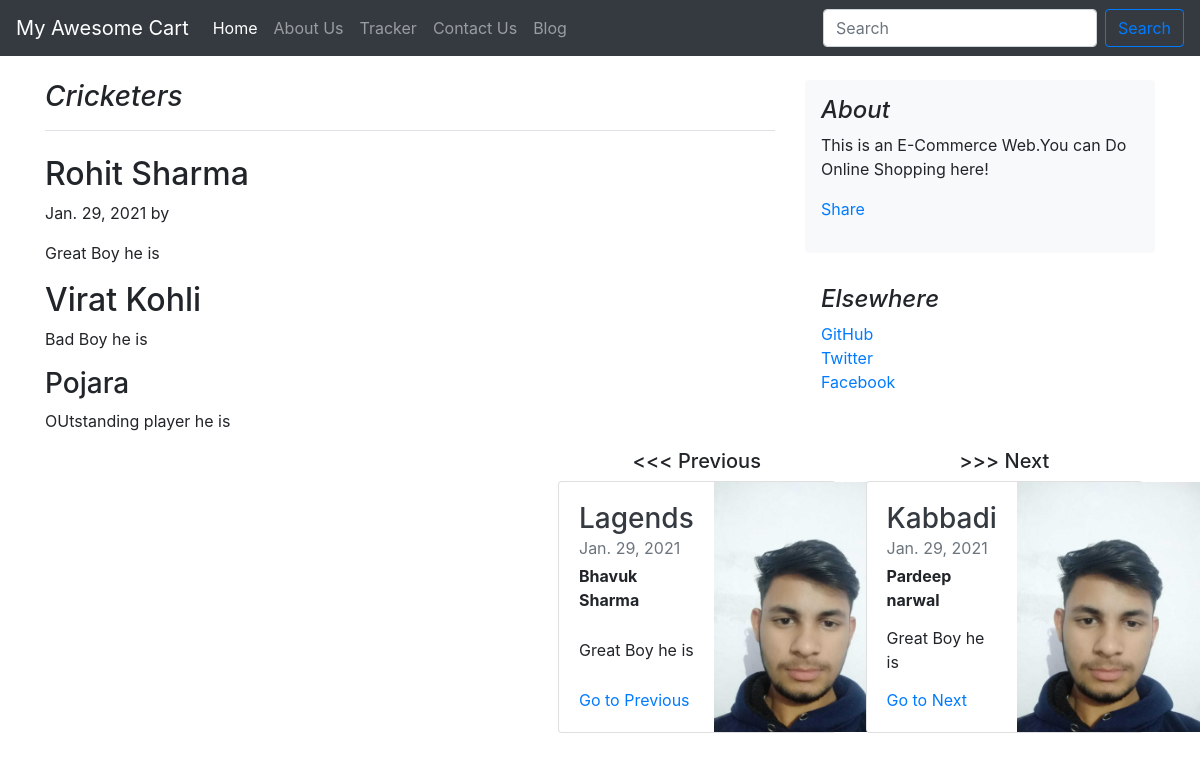
The app's page /blog/blogpost/2 with its own data.
### blog/models.py (models this page shows, shortened)
class Blogpost(models.Model):
    post_id = models.AutoField(primary_key=True)
    title =models.CharField(max_length=500,default="")
    head0 = models.CharField(max_length=500,default="")
    chead0 = models.CharField(max_length=5000,default="")
    head1 = models.CharField(max_length=500,default="")
    chead1 = models.CharField(max_length=5000,default="")
    head2 = models.CharField(max_length=500,default="")
    chead2 = models.CharField(max_length=5000,default="")
    pub_date = models.DateField()
    thumbnail = models.ImageField(upload_to="shop/images",default="")

### blog/views.py (the view)
# urls.py: path('blogpost/<int:myid>',views.blogPost,name='blogPost'),
def blogPost(request,myid):
    postid = myid
    cur = Blogpost.objects.filter(post_id=postid)[0]
    try:
        prev =  Blogpost.objects.filter(post_id=postid - 1)[0]
    except Exception as e:
        prev=False
        pass
    try:
        nex= Blogpost.objects.filter(post_id=postid + 1)[0]
    except Exception as e:
        nex = False
        pass
    return render(request,'blog/blogPost.html',{'current':cur,'previous': prev,'next': nex })

### blog/templates/blog/blogPost.html (shortened to what this page needs)
{% extends 'blog/basic.html'%}
{% block body %}
<main role="main" class="container">
      <div class="row">
        <div class="col-md-8 blog-main">
          <h3 class="pb-3 mb-4 font-italic border-bottom">
            {{current.title}}
          </h3>
          <div class="blog-post">
            <h2 class="blog-post-title">{{current.head0}}</h2>
            <p class="blog-post-meta">{{current.pub_date}} by </p>
            <p>{{current.chead0}}</p>
            <h2>{{current.head1}}</h2>
            <p>{{current.chead1}}</p>
            <h3>{{current.head2}}</h3>
            <p>{{current.chead2}}</p>
          </div>
        </div>
        <aside class="col-md-4 blog-sidebar">
          <div class="p-3 mb-3 bg-light rounded">
            <h4 class="font-italic">About</h4>
            <p class="mb-0">This is an E-Commerce Web.You can Do Online Shopping here! </p>
            <div class="fb-share-button my-3 ;" data-href="http://127.0.0.1:8000/blog/blogpost/{{current.post_id}}" data-layout="button_count" data-size="large"><a target="_blank" href="https://www.facebook.com/sharer/sharer.php?u=http%3A%2F%2F127.0.0.1%3A8000%2Fblog%2Fblogpost%2F3&amp;src=sdkpreparse" class="fb-xfbml-parse-ignore">Share</a></div>
          </div>
          <div class="p-3">
            <h4 class="font-italic">Elsewhere</h4>
            <ol class="list-unstyled">
              <li><a href="#">GitHub</a></li>
              <li><a href="#">Twitter</a></li>
              <li><a href="#">Facebook</a></li>
            </ol>
          </div>
        </aside>
      </div>
    </main>
<div class="row mb-2">
  <div class="col-md-6">
  </div>
{% if previous is not False %}
        <div class="col-md-3" style="margin-left: -57px;">
          <h5 style="text-align:center;"> <<< Previous </h5>
          <div class="card flex-md-row mb-4 box-shadow h-md-250">
            <div class="card-body d-flex flex-column align-items-start">
              <h3 class="mb-0">
                <a class="text-dark" href="#">{{previous.title}}</a>
              </h3>
              <div class="mb-1 text-muted">{{previous.pub_date}}</div>
              <b class="card-text mb-auto">{{previous.head0}}</b>
              <p class="card-text mb-auto">{{previous.chead0}}</p>
              <a href="/blog/blogpost/{{previous.post_id}}">Go to Previous</a>
            </div>
            <img class="card-img-right flex-auto d-none d-md-block" data-src="holder.js/200x250?theme=thumb" alt="Thumbnail [200x250]" style="width: 200px; height: 250px;" src="/media/{{previous.thumbnail}}" data-holder-rendered="true">
          </div>
        </div>
{% endif %}
{% if next is not False %}
        <div class="col-md-3">
          <h5 style="text-align:center;"> >>> Next </h5>
          <div class="card flex-md-row mb-4 box-shadow h-md-250">
            <div class="card-body d-flex flex-column align-items-start">
              <h3 class="mb-0">
                <a class="text-dark" href="#">{{next.title}}</a>
              </h3>
              <div class="mb-1 text-muted">{{next.pub_date}}</div>
              <b class="card-text mb-auto">{{next.head0}}</b>
                <p class="card-text mb-auto">{{next.chead0}}</p>
              <a href="/blog/blogpost/{{next.post_id}}">Go to Next</a>
            </div>
            <img class="card-img-right flex-auto d-none d-md-block" data-src="holder.js/200x250?theme=thumb" alt="Thumbnail [200x250]" style="width: 200px; height: 250px;" src="/media/{{next.thumbnail}}" data-holder-rendered="true">
          </div>
        </div>
{% endif %}
</div>
{% endblock%}

### records on screen
Blogpost: title "Cricketers", head0 "Rohit Sharma", pub_date "Jan. 29, 2021", chead0 "Great Boy he is", head1 "Virat Kohli", chead1 "Bad Boy he is", head2 "Pojara", chead2 "OUtstanding player he is"
Blogpost: title "Lagends", pub_date "Jan. 29, 2021", head0 "Bhavuk Sharma", chead0 "Great Boy he is", thumbnail (picture)
Blogpost: title "Kabbadi", pub_date "Jan. 29, 2021", head0 "Pardeep narwal", chead0 "Great Boy he is", thumbnail (picture)
